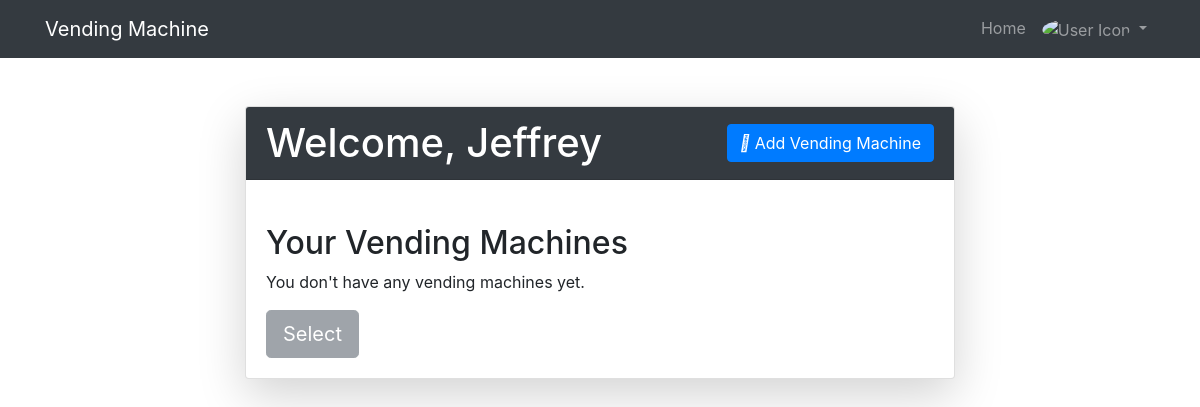
Page / (signed in) on the earlier database version.
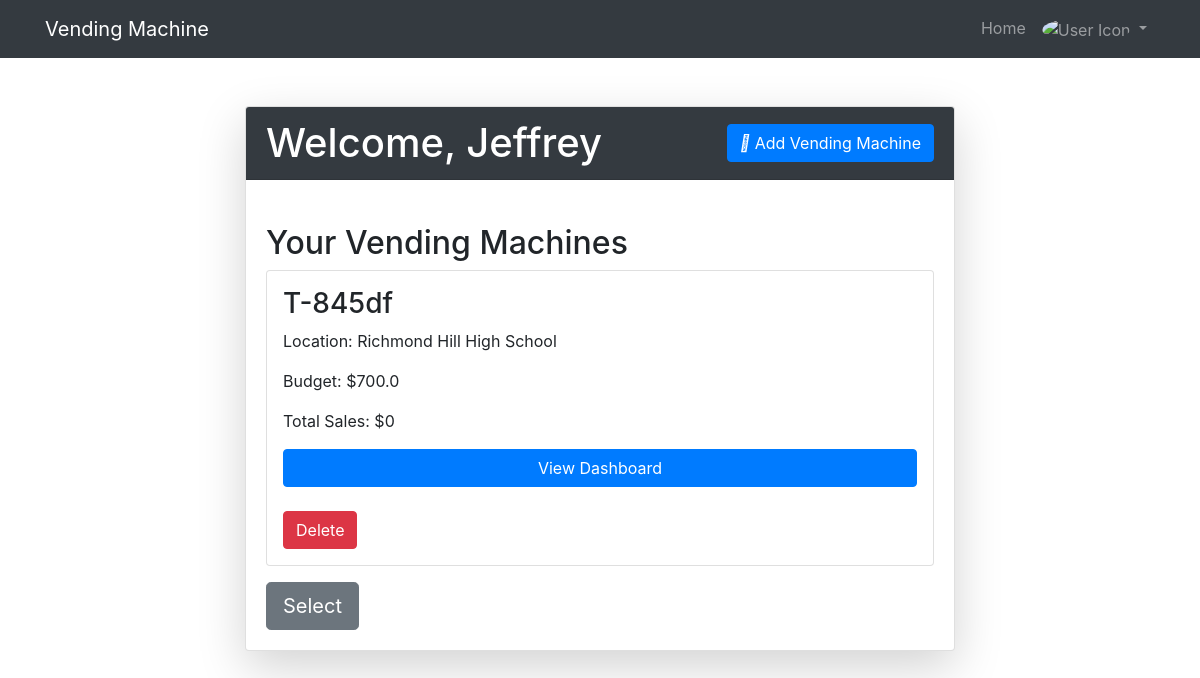
Same page on the later database version.
### website/models.py (models this page shows, shortened)
class User(db.Model, UserMixin):
    id = db.Column(db.Integer, primary_key=True)
    firstName = db.Column(db.String(80), unique=True, nullable=False)
    email = db.Column(db.String(80), unique=True, nullable=False)
    password = db.Column(db.String(40), nullable=False)
    vending_machines = db.relationship("VendingMachine", backref='owner', lazy=True)

class VendingMachine(db.Model):
    id = db.Column(db.Integer, primary_key=True)
    machine_name = db.Column(db.String(80), nullable=False)
    location = db.Column(db.String(100), nullable=True)
    date = db.Column(db.Date, nullable=True)
    budget = db.Column(db.Float, nullable=False)
    total_sales = db.Column(db.Float, default=0.0, nullable=False)
    user_id = db.Column(db.Integer, db.ForeignKey('user.id'), nullable=False)
    notes = db.relationship('Note', backref='vending_machine', lazy=True)
    transactions = db.relationship('Transaction', backref='vending_machine', lazy=True)
    def calculate_total_sales(self):
        return sum(tr.amount for tr in self.transactions)

### website/views.py (the view)
@views.route('/', methods=['GET', 'POST'])
@login_required
def home():
    user_vending_machine = VendingMachine.query.filter_by(user_id=current_user.id).all()
    return render_template("home.html", user=current_user, vending_machines=user_vending_machine)

### website/__init__.py (called while the page is built)
def create_app():
    app = Flask(__name__)
    app.config['SECRET_KEY'] = SECRET_KEY
    app.config['SQLALCHEMY_DATABASE_URI'] = f'sqlite:///{os.path.join(app.root_path, DB_NAME)}'
    db.init_app(app)
    from .views import views
    from .auth import auth
    from .vending_Machine import vending_machine_bp
    app.register_blueprint(views, url_prefix='/')
    app.register_blueprint(auth, url_prefix='/')
    app.register_blueprint(vending_machine_bp , url_prefix='/')
    from .models import User, Note, VendingMachine
    create_database(app)
    login_manager = LoginManager()
    login_manager.login_view = 'auth.login'
    login_manager.init_app(app)
    @login_manager.user_loader
    def load_user(id):
        return User.query.get(int(id))
    return app

### website/templates/home.html (shortened to what this page needs)
{% extends "base.html" %}
{% block content %}
<div class="container mt-5">
  <div class="row justify-content-center">
    <div class="col-md-8">
      <div class="card shadow-lg rounded">
        <div class="card-header bg-dark text-white d-flex justify-content-between align-items-center">
          <h1 class="mb-0">Welcome, {{ current_user.firstName }}</h1>
          <button type="button" class="btn btn-primary" data-toggle="modal" data-target="#addMachineModal">
            <i class="fas fa-plus"></i> Add Vending Machine
          </button>
        </div>
        <div class="card-body">
          <h2 class="mt-4">Your Vending Machines</h2>
          <div class="vending-machine-list">
            {% if user.vending_machines %}
              {% for machine in user.vending_machines %}
                <div class="vending-machine card mb-3 p-3">
                  <h3>{{ machine.machine_name }}</h3>
                  <p>Location: {{ machine.location }}</p>
                  <p>Budget: ${{ machine.budget }}</p>
                  <p>Total Sales: ${{ machine.calculate_total_sales() }}</p>
                  <a href="{{ url_for('vending_machine_bp.vending_machine_dashboard', machine_id=machine.id) }}" class="btn btn-primary">View Dashboard</a>
                  <form method="POST" action="{{ url_for('views.delete_vending_machine', vending_machine_id=machine.id) }}" class="delete-form mt-4">
                    <button type="submit" class="btn btn-danger">Delete</button>
                  </form>
                </div>
              {% endfor %}
            {% else %}
              <p>You don't have any vending machines yet.</p>
            {% endif %}
          </div>
          <button class="btn btn-secondary btn-select btn-lg" {% if not user.vending_machines %}disabled{% endif %}>Select</button>
        </div>
      </div>
    </div>
  </div>
</div>
{% endblock %}

### website/templates/base.html (shortened to what this page needs)
<!DOCTYPE html>
<html lang="en">
<head>
    <link rel="stylesheet" href="https://stackpath.bootstrapcdn.com/bootstrap/4.4.1/css/bootstrap.min.css">
    <link rel="stylesheet" href="https://stackpath.bootstrapcdn.com/font-awesome/4.7.0/css/font-awesome.min.css">
</head>
<body>
    <nav class="navbar navbar-expand-lg navbar-dark bg-dark">
        <div class="container">
            <a class="navbar-brand" href="/">Vending Machine</a>
            <div class="collapse navbar-collapse" id="navbar">
                <ul class="navbar-nav ml-auto">
                    {% if user.is_authenticated %}
                    <li class="nav-item">
                        <a class="nav-link" href="/">Home</a>
                    </li>
                    <li class="nav-item dropdown">
                        <a class="nav-link dropdown-toggle" href="#" id="userDropdown" role="button" data-toggle="dropdown" aria-haspopup="true" aria-expanded="false">
                            <img src="icon.png" alt="User Icon" width="30" class="rounded-circle"> {{ user.name }}
                        </a>
                    </li>
                    {% endif %}
                </ul>
            </div>
        </div>
    </nav>
    <div class="container mt-4">
        {% block content %}
        {% endblock %}
    </div>
</body>
</html>

Differences in the rows shown:
added VendingMachine: machine_name "T-845df", location "Richmond Hill High School", budget "700.0", calculate_total_sales "0"
Other differences:
text no longer shown: "You don't have any vending machines yet."
